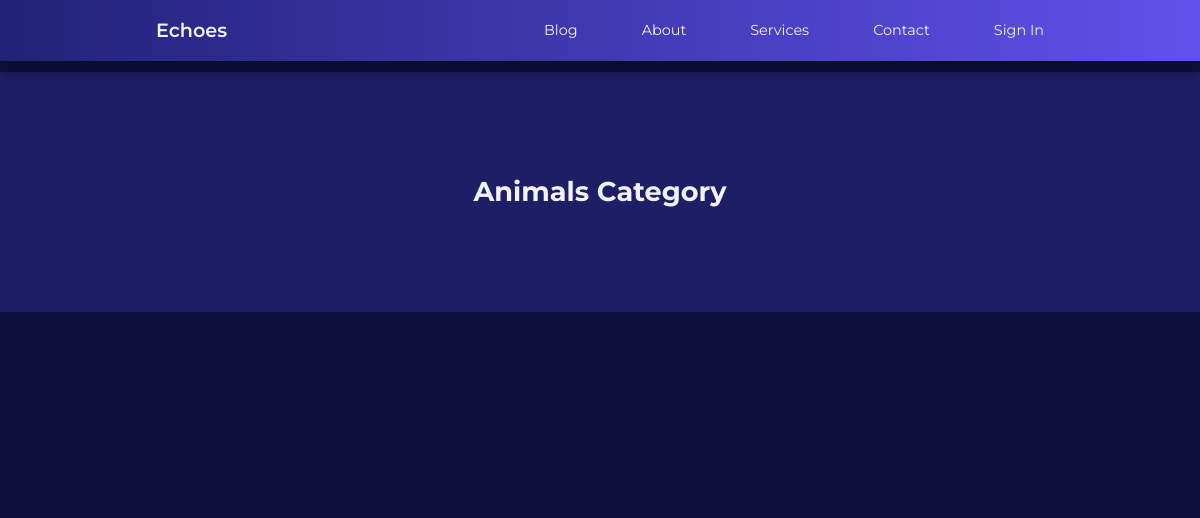
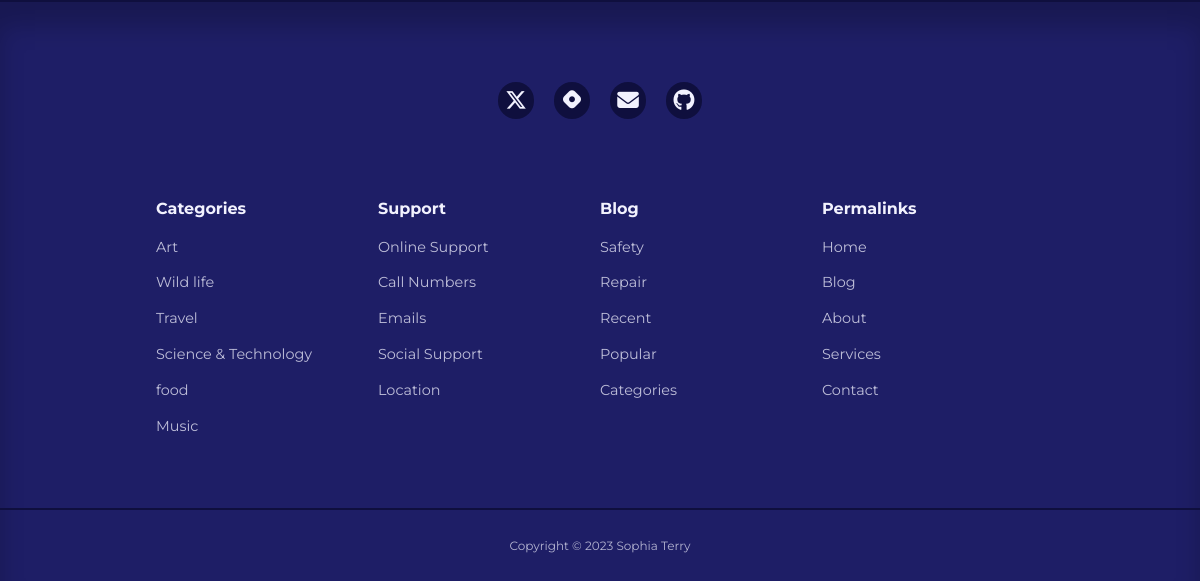
The app's page /category/Animals, older data (2 pictures, top to bottom).
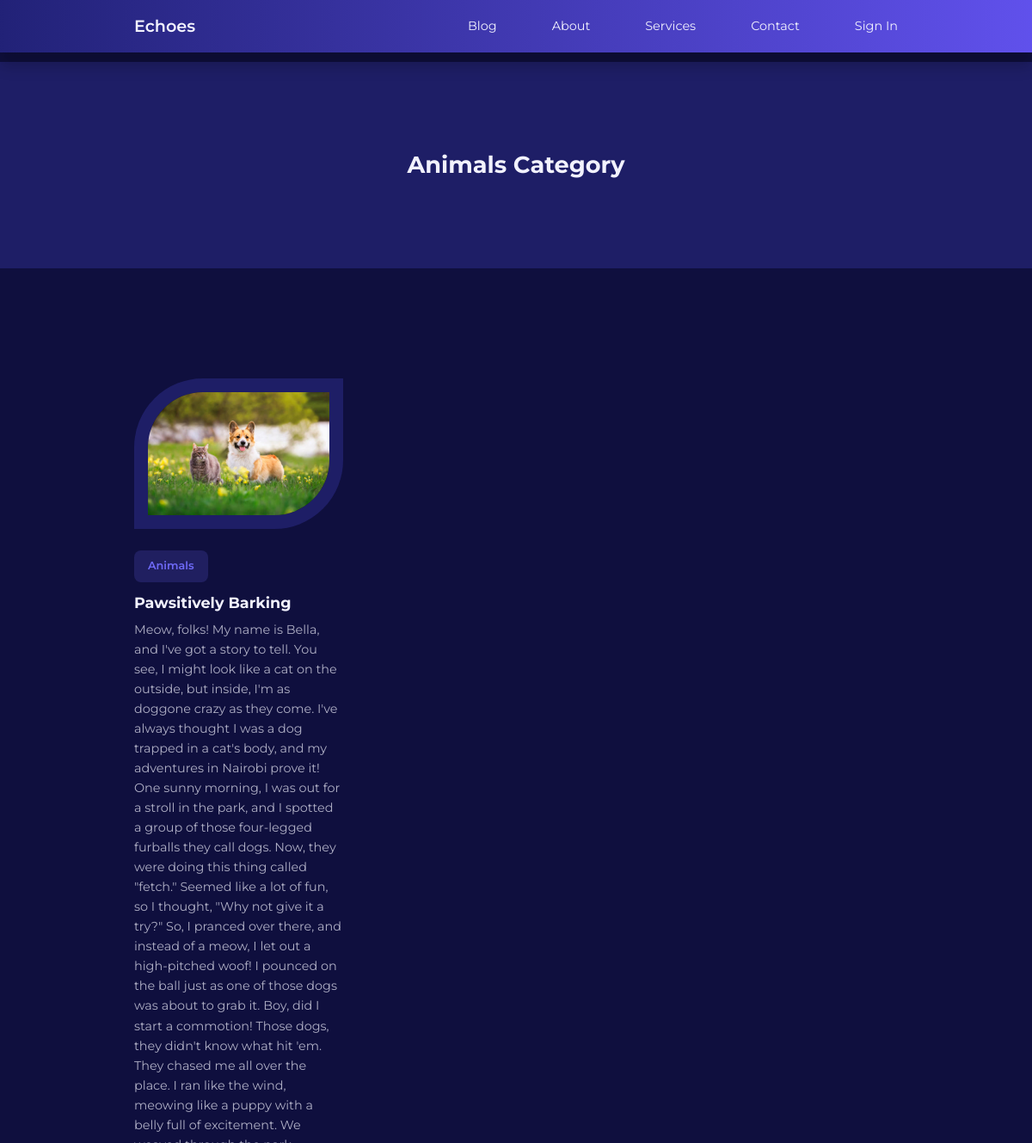
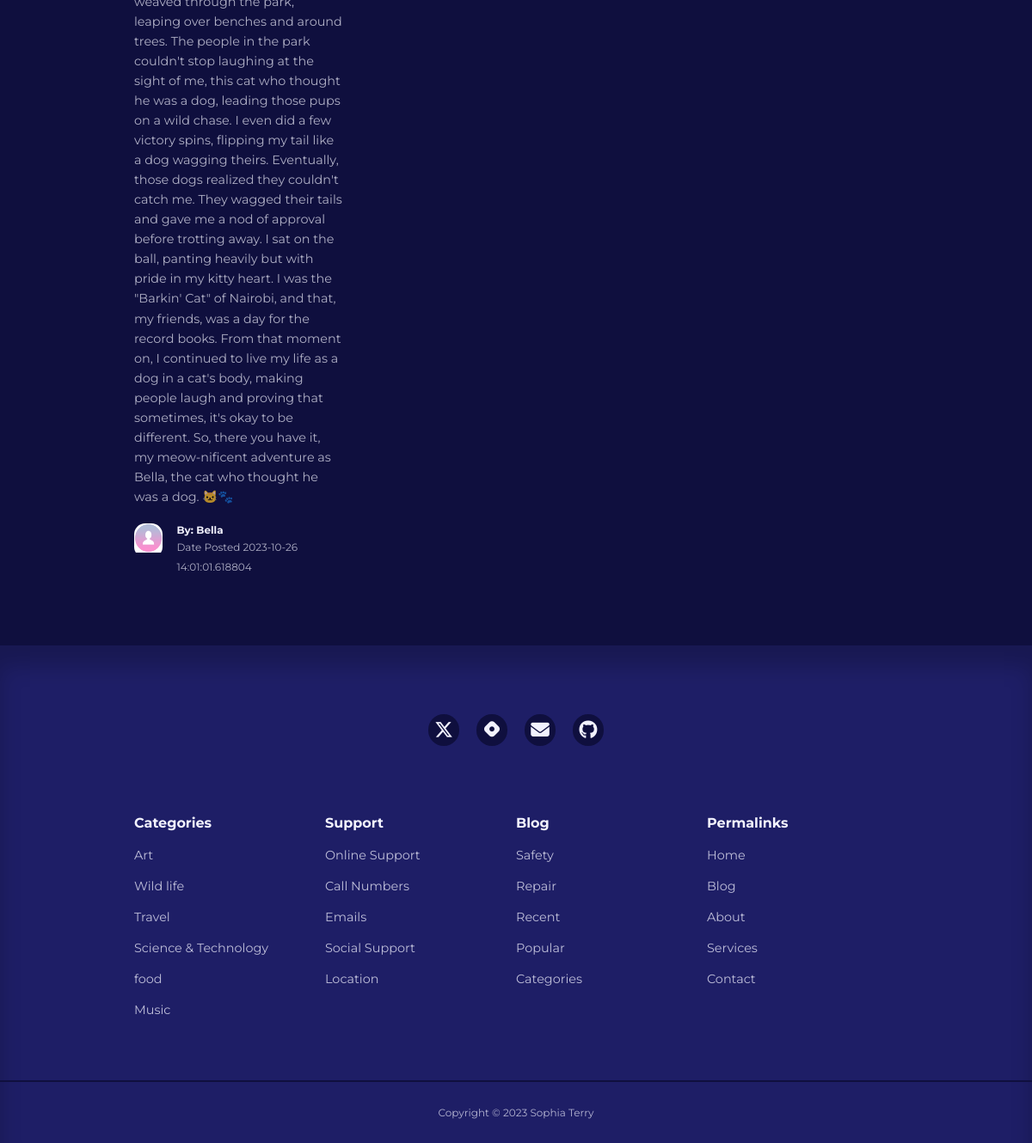
The same page, newer data (2 pictures, top to bottom).
### app/models.py (models this page shows, shortened)
class Category(db.Model):
    id = db.Column(db.Integer, primary_key=True)
    name = db.Column(db.String(20), unique=True, nullable=False)

class Post(db.Model):
    id = db.Column(db.Integer, primary_key=True)
    title = db.Column(db.String(120))
    content = db.Column(db.Text)
    image = db.Column(db.String(120), nullable=True)
    timestamp = db.Column(db.DateTime, index=True, default=datetime.utcnow)
    user_id = db.Column(db.Integer, db.ForeignKey('user.id', name='fk_user_id'))
    category_id = db.Column(db.Integer, db.ForeignKey('category.id', name='fk_category_id'))
    category = db.relationship('Category', backref=db.backref('posts', lazy=True))

class User(UserMixin, db.Model):
    id = db.Column(db.Integer, primary_key=True)
    username = db.Column(db.String(100), index=True, unique=True)
    email = db.Column(db.String(120), index=True, unique=True)
    password_hash = db.Column(db.String(128))
    role = db.Column(db.String(3))
    picture = db.Column(db.String(120), nullable=True)
    posts = db.relationship('Post', backref='author', lazy='dynamic')
    about_me = db.Column(db.String(140))
    last_seen = db.Column(db.DateTime, default=datetime.utcnow)
    followed = db.relationship(
        'User', secondary=followers,
        primaryjoin=(followers.c.follower_id == id),
        secondaryjoin=(followers.c.followed_id == id),
        backref=db.backref('followers', lazy='dynamic'), lazy='dynamic'
    )

### app/routes.py (the view)
@app.route('/category/<category_name>')
def category(category_name):
    category_posts = Post.query.filter(Post.category.has(name=category_name)).all()
    authors = [post.author for post in category_posts]
    return render_template('category.html', category_name=category_name, category_posts=category_posts, authors=authors)

### app/routes.py (called while the page is built)
@app.before_request
def before_request():
    if current_user.is_authenticated:
        current_user.last_seen = datetime.utcnow()
        db.session.commit()

### app/templates/category.html
{% extends "base.html" %}
{% block content %}
 <header class="category__title">
        <h2>{{ category_name }} Category</h2>
</header>
  <section class="posts">
    <div class="container posts__container">
        {% for post in category_posts %}
            <article class="post">
            <div class="post__thumbnail">
                {% if post.image %}
                <img src="{{ url_for('static', filename='images/' + post.image) }}" alt="Post Image">
                {% else %}
                <img src="{{ url_for('static', filename='/images/blog18.jpg') }}" alt="Default Image">
                {% endif %}
            </div>
            <div class="post__info">
             <a href="{{ url_for('category', category_name=post.category.name) }}" class="category__button">{{ post.category.name}}</a>
                    <h3 class="post__title">{{ post.title }}</h3>
                    <p class="post__body">{{ post.content }}</p>
                    <div class="post__author">
                        <div class="post__author-avator">
                            {% set author = authors[loop.index0] %}
                            {% if current_user.is_authenticated %}
                            <img src="{{ url_for('static', filename='images/' + author.picture) }}" alt="avatar">
                            {% else %}
                            <img src="{{ url_for('static', filename='/images/default_profile_pc.png') }}" alt="Default Image">
                            {% endif %}
                        </div>
                        <div class="post__author-info">
                            <a href="{{ url_for('profile', username=post.author.username) }}">
                            <h5>By: {{post.author.username }}</h5></a>
                            <small>Date Posted {{ post.timestamp }}</small>
                        </div>
                    </div>
                </div>
        </article>
        {% endfor %}
    </div>
</section>
{% endblock %}

Row changes from the older to the newer data that the page shows:
now on this page (row unchanged): Category: name "Animals"
now on this page (row edited): Post: image (picture), category.name "Animals", title "Pawsitively Barking", content "Meow, folks! My name is Bella, and I've got a story to tell. You see, I might look like a cat on the outside, but inside, I'm as doggone crazy as they come. I've always thought I was a dog trapped in a cat's body, and my adventures in Nairobi prove it! One sunny morning, I was out for a stroll in the park, and I spotted a group of those four-legged furballs they call dogs. Now, they were doing this thing called \"fetch.\" Seemed like a lot of fun, so I thought, \"Why not give it a try?\" So, I pranced over there, and instead of a meow, I let out a high-pitched woof! I pounced on the ball just as one of those dogs was about to grab it. Boy, did I start a commotion! Those dogs, they didn't know…", author.username "Bella", timestamp "2023-10-26 14:01:01.618804"
Text that changed along with them:
{{ category_name }}: "Animals" → (not shown)
